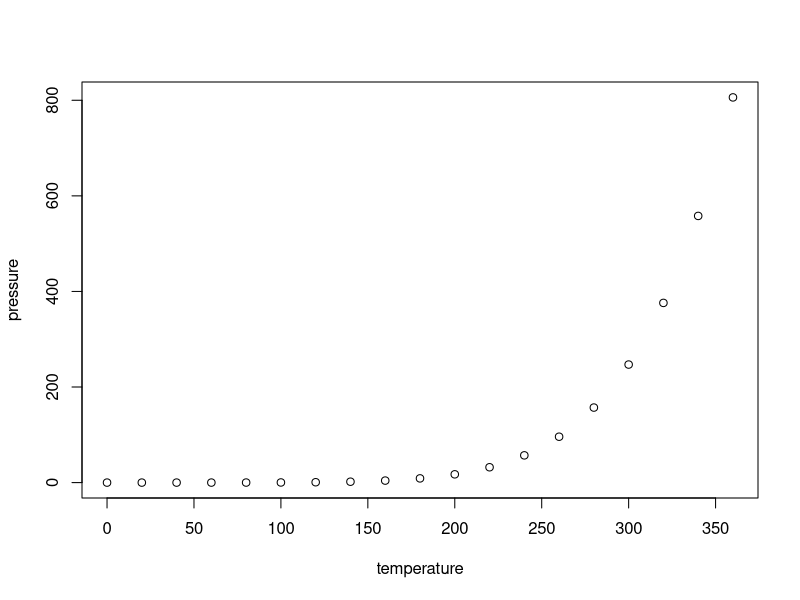
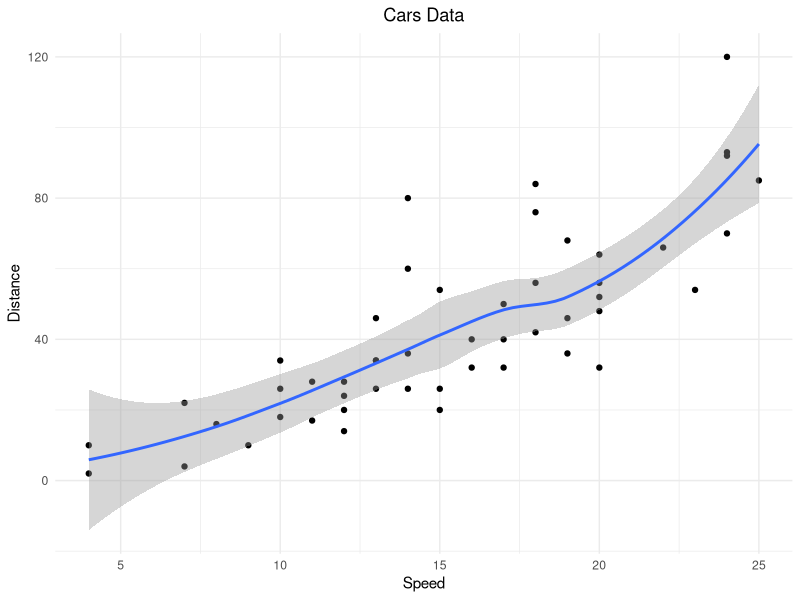

These charts were generated, in order, by the following R code:
## ---- chunk 1
knitr::opts_chunk$set(echo = TRUE)
library(ggplot2);library(tidyverse)


## ---- chunk 2
summary(cars)
## ---- chunk 3
plot(pressure)
## ---- chunk 4
cars %>% ggplot(aes(x = speed, y = dist)) + geom_point() + geom_smooth() + labs(title = "Cars Data", x = "Speed", y = "Distance") + theme_minimal() + theme(plot.title = element_text(hjust = 0.5)) 
